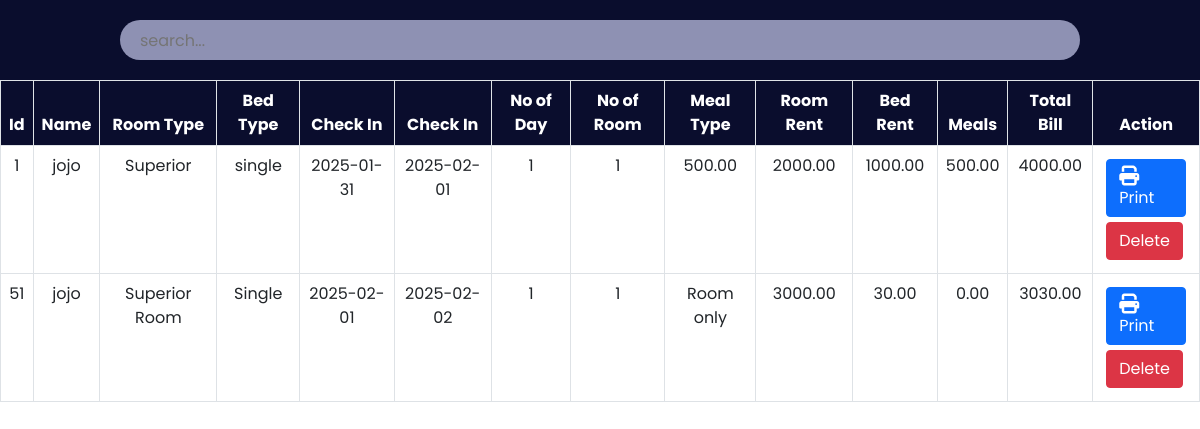
Screenshot of /admin/payment.php with the database file from the repository.
### tables this page shows
CREATE TABLE `payment` (
  `id` int(30) NOT NULL,
  `Name` varchar(30) NOT NULL,
  `Email` varchar(30) NOT NULL,
  `RoomType` varchar(30) NOT NULL,
  `Bed` varchar(30) NOT NULL,
  `NoofRoom` int(30) NOT NULL,
  `cin` date NOT NULL,
  `cout` date NOT NULL,
  `noofdays` int(30) NOT NULL,
  `roomtotal` double(8,2) NOT NULL,
  `bedtotal` double(8,2) NOT NULL,
  `meal` varchar(30) NOT NULL,
  `mealtotal` double(8,2) NOT NULL,
  `finaltotal` double(8,2) NOT NULL
);

### admin/payment.php (the view, shortened to what this page needs)
<?php
    include '../config.php';
?>
<!DOCTYPE html>
<html lang="en">
<head>
    <link href="https://cdn.jsdelivr.net/npm/bootstrap@5.0.2/dist/css/bootstrap.min.css" rel="stylesheet">
    <link rel="stylesheet" href="https://cdnjs.cloudflare.com/ajax/libs/font-awesome/6.2.0/css/all.min.css"/>
	<link rel="stylesheet" href="css/roombook.css">
</head>
<body>
	<div class="searchsection">
        <input type="text" name="search_bar" id="search_bar" placeholder="search..." onkeyup="searchFun()">
    </div>
    <div class="roombooktable" class="table-responsive-xl">
        <?php
            $paymanttablesql = "SELECT * FROM payment";
            $paymantresult = mysqli_query($conn, $paymanttablesql);
        ?>
        <table class="table table-bordered" id="table-data">
            <thead>
                <tr>
                    <th scope="col">Id</th>
                    <th scope="col">Name</th>
                    <th scope="col">Room Type</th>
                    <th scope="col">Bed Type</th>
                    <th scope="col">Check In</th>
                    <th scope="col">Check In</th>
					<th scope="col">No of Day</th>
                    <th scope="col">No of Room</th>
					<th scope="col">Meal Type</th>
                    <th scope="col">Room Rent</th>
                    <th scope="col">Bed Rent</th>
                    <th scope="col">Meals</th>
					<th scope="col">Total Bill</th>
                    <th scope="col">Action</th>
                </tr>
            </thead>
            <tbody>
            <?php
            while ($res = mysqli_fetch_array($paymantresult)) {
            ?>
                <tr>
                    <td><?php echo $res['id'] ?></td>
                    <td><?php echo $res['Name'] ?></td>
                    <td><?php echo $res['RoomType'] ?></td>
                    <td><?php echo $res['Bed'] ?></td>
					<td><?php echo $res['cin'] ?></td>
                    <td><?php echo $res['cout'] ?></td>
					<td><?php echo $res['noofdays'] ?></td>
                    <td><?php echo $res['NoofRoom'] ?></td>
                    <td><?php echo $res['meal'] ?></td>
                    <td><?php echo $res['roomtotal'] ?></td>
					<td><?php echo $res['bedtotal'] ?></td>
					<td><?php echo $res['mealtotal'] ?></td>
					<td><?php echo $res['finaltotal'] ?></td>
                    <td class="action">
                        <a href="invoiceprint.php?id= <?php echo $res['id']?>"><button class="btn btn-primary"><i class="fa-solid fa-print"></i>Print</button></a>
						<a href="paymantdelete.php?id=<?php echo $res['id']?>"><button class="btn btn-danger">Delete</button></a>
                    </td>
                </tr>
            <?php
            }
            ?>
            </tbody>
        </table>
    </div>
</body>
</html>

### admin/css/roombook.css (style rules this page uses)
:root { --bg-text-shadow: 0 2px 4px rgb(13 0 77 / 8%), 0 3px 6px rgb(13 0 77 / 8%), 0 8px 16px rgb(13 0 77 / 8%); --bg-box-shadow: 0px 0px 20px 6px rgba(26, 30, 164, 0.31); }
body { background-color: #ffff; }
* { margin: 0; padding: 0; font-family: 'Poppins', sans-serif; }
i { font-size: 20px; }
.searchsection { height: 80px; width: 100%; display: flex; justify-content: space-evenly; align-items: center; background-color: #0a0d2d; position: fixed; z-index: 500; }
#search_bar { height: 40px; width: 80%; border: none; background-color: rgba(195, 198, 233, 0.714); padding-left: 20px; border-radius: 30px; }
a { color: black; }
.roombooktable { position: absolute; color: #0a0d2d; margin-top: 80px; width: 100%; height: 100vh; padding-bottom: 900px; }
.roombooktable thead { background-color: #0a0d2d; color: white; text-align: center; }
.roombooktable tbody { text-align: center; }
.action a { text-decoration: none; }
.action button { display: flex; flex-wrap: wrap; margin: 5px; }

### rows the page displays
payment: id "1", Name "jojo", RoomType "Superior", Bed "single", cin "2025-01-31", cout "2025-02-01", noofdays "1", NoofRoom "1", meal "500.00", roomtotal "2000.00", bedtotal "1000.00", mealtotal "500.00", finaltotal "4000.00"
payment: id "51", Name "jojo", RoomType "Superior Room", Bed "Single", cin "2025-02-01", cout "2025-02-02", noofdays "1", NoofRoom "1", meal "Room only", roomtotal "3000.00", bedtotal "30.00", mealtotal "0.00", finaltotal "3030.00"
